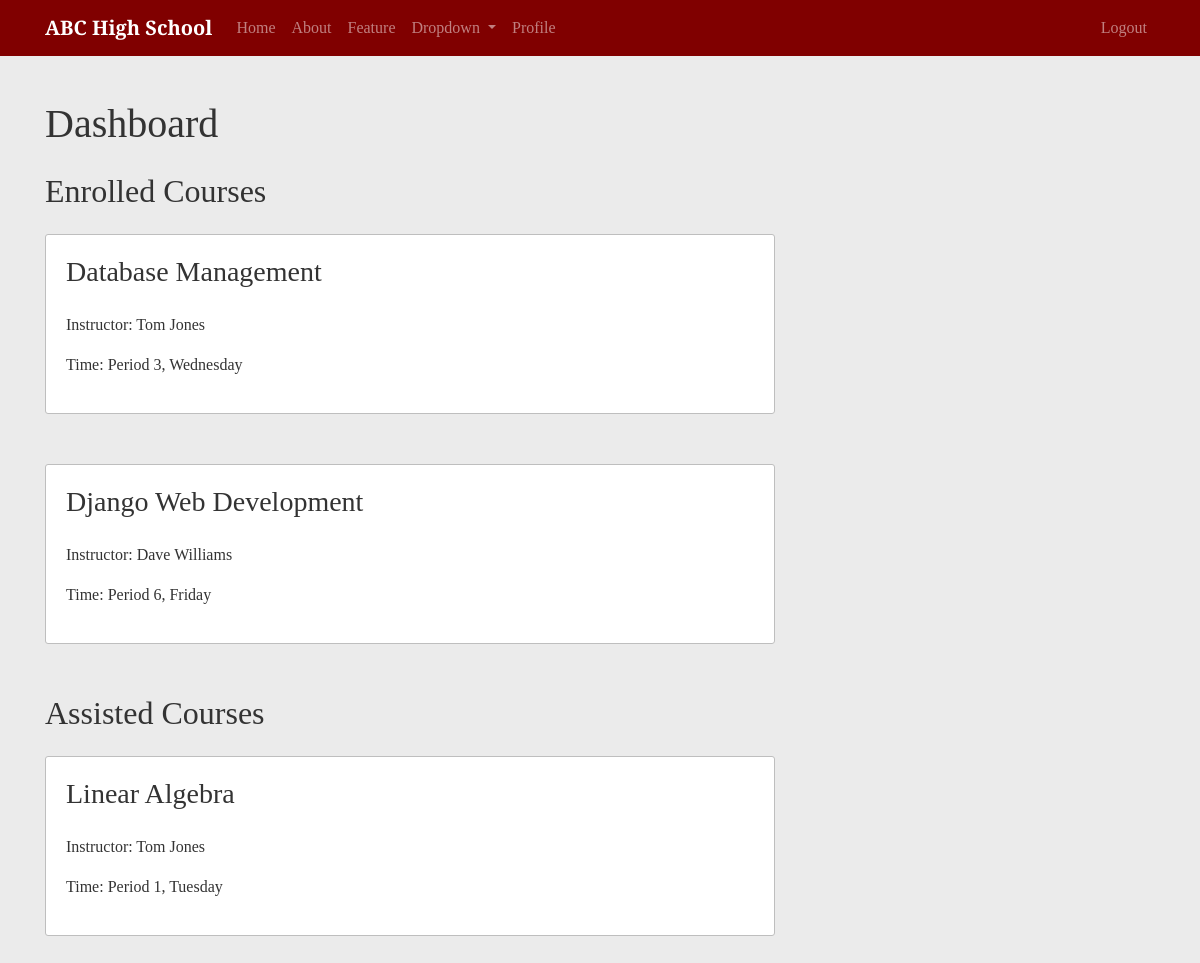
/dashboard/BobSmith/ (signed in), run on the app's committed database.
### school/models.py (models this page shows)
class Course(models.Model):
    ONE = '1'
    TWO = '2'
    THREE = '3'
    FOUR = '4'
    FIVE = '5'
    SIX = '6'
    TIME_CHOICES = [
        (ONE, 'Period 1'),
        (TWO, 'Period 2'),
        (THREE, 'Period 3'),
        (FOUR, 'Period 4'),
        (FIVE, 'Period 5'),
        (SIX, 'Period 6')
    ]
    MONDAY = 'MO'
    TUESDAY = 'TU'
    WEDNESDAY = 'WE'
    THURSDAY = 'TH'
    FRIDAY = 'FR'
    DAY_CHOICES = [
        (MONDAY, 'Monday'),
        (TUESDAY, 'Tuesday'),
        (WEDNESDAY, 'Wednesday'),
        (THURSDAY, 'Thursday'),
        (FRIDAY, 'Friday')
    ]
    course_name = models.CharField(max_length=255)
    instructor = models.ForeignKey(Instructor, null=True, on_delete=models.SET_NULL)
    time = models.CharField(max_length=1, blank=True, choices=TIME_CHOICES)
    day = models.CharField(max_length=2, blank=True, choices=DAY_CHOICES)
    def __str__(self):
        return f'{self.course_name} (ID:{self.id})'

### users/models.py (models this page shows)
class Instructor(models.Model):
    user = models.OneToOneField(User, on_delete=models.CASCADE, primary_key=True)
    start_date = models.DateField()
    office_number = models.CharField(max_length=10, blank=True)
    office_phone_number = models.CharField(max_length=20, blank=True)
    def __str__(self):
        return f'{self.user.first_name} {self.user.last_name}'

### school/views.py (the view, shortened to what this page needs)
# urls.py: path('dashboard/<str:username>/', DashboardListView.as_view(), name='user-dashboard'),
class DashboardListView(LoginRequiredMixin, UserPassesTestMixin, ListView):
    model = Course
    template_name = 'school/dashboard.html'
    context_object_name = 'courses'
    def get_queryset(self):
        user = get_object_or_404(User, username=self.kwargs.get('username'))
        queryset = {}
        student = Student.objects.filter(user=user).first()
        if student:
            enrollments = EnrolledIn.objects.filter(student=student).values('course')
            queryset['enrolled_courses'] = Course.objects.filter(id__in=enrollments)
            assists = AssistsIn.objects.filter(student=student).values('course')
            queryset['assisted_courses'] = Course.objects.filter(id__in=assists)
        instructor = Instructor.objects.filter(user=user).first()
        if instructor:
            queryset['taught_courses'] = Course.objects.filter(instructor=instructor)
        print(queryset)
        return queryset
    def test_func(self):
        dashboard_user = self.kwargs.get('username')
        if (self.request.user.username == dashboard_user):
            return True
        return False

### school/templates/school/dashboard.html (shortened to what this page needs)
{% extends "school/content.html" %}
{% load crispy_forms_tags %}
{% block content %}
  <h1 class="mb-4">Dashboard</h1>
  {% if courses.enrolled_courses %}
    <h2 class="mb-4">Enrolled Courses</h2>
    {% for course in courses.enrolled_courses %}
      <article class="content-section">
        <h3 class="mb-4">{{ course.course_name }}</h3>
        <p>Instructor: {{ course.instructor }}</p>
        <p>Time: {{ course.get_time_display }}, {{ course.get_day_display }}</p>
      </article>
    {% endfor %}
  {% endif %}
  {% if courses.assisted_courses %}
    <h2 class="mb-4">Assisted Courses</h2>
    {% for course in courses.assisted_courses %}
      <article class="content-section">
        <h3 class="mb-4">{{ course.course_name }}</h3>
        <p>Instructor: {{ course.instructor }}</p>
        <p>Time: {{ course.get_time_display }}, {{ course.get_day_display }}</p>
      </article>
    {% endfor %}
  {% endif %}
{% endblock content %}

### school/static/school/main.css (style rules this page uses)
body { background: #ebebeb; color: #333333; margin-top: 5rem; font-family: 'Arvo', serif; }
.content-section { background-color:#ffffff; border: 1px solid #bebebe; border-radius: 3px; padding: 20px; margin-bottom: 50px; }

### data on the page
Course: course_name "Database Management", instructor "Tom Jones", time "Period 3", day "Wednesday"
Course: course_name "Django Web Development", instructor "Dave Williams", time "Period 6", day "Friday"
Course: course_name "Linear Algebra", instructor "Tom Jones", time "Period 1", day "Tuesday"
